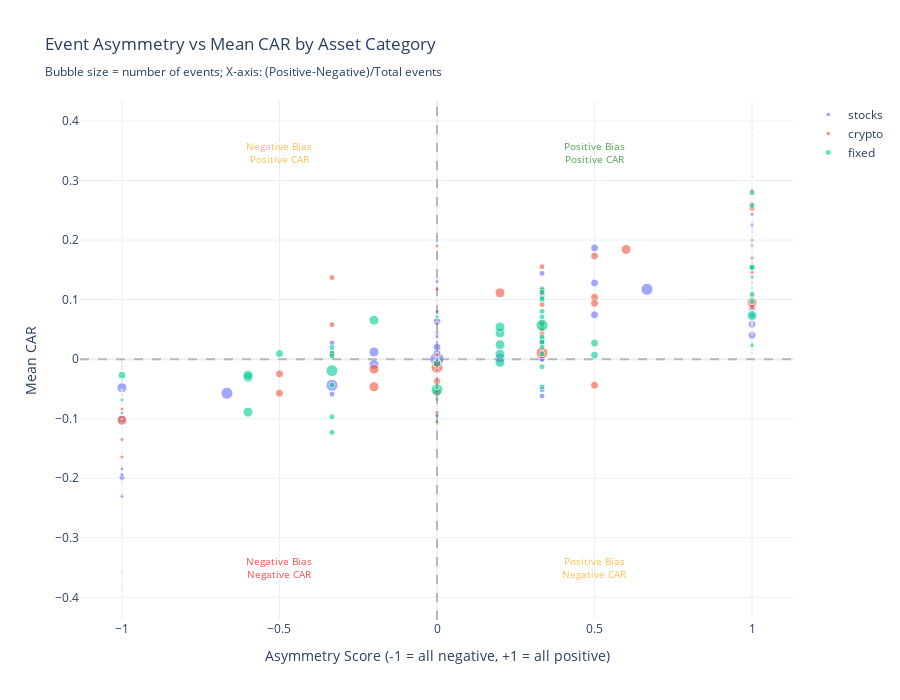

The notebook cell this image was saved under:
### Markdown cell above
## Event Asymmetry Analysis

Analyze whether positive and negative events have symmetric or asymmetric effects.

### Code cell
# Enhanced Event Asymmetry Analysis
print("📊 ASYMMETRIC EVENT RESPONSE ANALYSIS")
print("="*70)

# Calculate asymmetry metrics
event_summary_aug['asymmetry_ratio'] = event_summary_aug['positive_events'] / (event_summary_aug['negative_events'] + 0.001)
event_summary_aug['asymmetry_score'] = (event_summary_aug['positive_events'] - event_summary_aug['negative_events']) / event_summary_aug['total_events']

# Identify strongly asymmetric series
strong_positive_bias = event_summary_aug[event_summary_aug['asymmetry_ratio'] > 2].sort_values('mean_car', ascending=False)
strong_negative_bias = event_summary_aug[event_summary_aug['asymmetry_ratio'] < 0.5].sort_values('mean_car')

print(f"\nAsymmetry Statistics:")
print(f"  Series with strong positive bias (>66% positive events): {len(strong_positive_bias)}")
print(f"  Series with strong negative bias (>66% negative events): {len(strong_negative_bias)}")
print(f"  Balanced series (33-66% positive): {len(event_summary_aug) - len(strong_positive_bias) - len(strong_negative_bias)}")

# Visualize asymmetry
fig = go.Figure()

# Add scatter plot colored by category
for category in event_summary_aug['category'].unique():
    cat_data = event_summary_aug[event_summary_aug['category'] == category]
    fig.add_trace(go.Scatter(
        x=cat_data['asymmetry_score'],
        y=cat_data['mean_car'],
        mode='markers',
        name=category,
        marker=dict(
            size=cat_data['total_events'] * 2,  # Size by number of events
            opacity=0.6,
            line=dict(width=1, color='white')
        ),
        text=cat_data.index,
        hovertemplate='<b>%{text}</b><br>' +
                      'Asymmetry Score: %{x:.2f}<br>' +
                      'Mean CAR: %{y:.4f}<br>' +
                      '<extra></extra>'
    ))

# Add quadrant lines
fig.add_hline(y=0, line_dash="dash", line_color="gray", opacity=0.5)
fig.add_vline(x=0, line_dash="dash", line_color="gray", opacity=0.5)

# Add quadrant annotations
fig.add_annotation(x=0.5, y=event_summary_aug['mean_car'].max() * 0.9,
                  text="Positive Bias<br>Positive CAR", showarrow=False,
                  font=dict(size=10, color="green"), opacity=0.7)
fig.add_annotation(x=-0.5, y=event_summary_aug['mean_car'].max() * 0.9,
                  text="Negative Bias<br>Positive CAR", showarrow=False,
                  font=dict(size=10, color="orange"), opacity=0.7)
fig.add_annotation(x=0.5, y=event_summary_aug['mean_car'].min() * 0.9,
                  text="Positive Bias<br>Negative CAR", showarrow=False,
                  font=dict(size=10, color="orange"), opacity=0.7)
fig.add_annotation(x=-0.5, y=event_summary_aug['mean_car'].min() * 0.9,
                  text="Negative Bias<br>Negative CAR", showarrow=False,
                  font=dict(size=10, color="red"), opacity=0.7)

fig.update_layout(
    title="Event Asymmetry vs Mean CAR by Asset Category<br>" +
          "<sub>Bubble size = number of events; X-axis: (Positive-Negative)/Total events</sub>",
    xaxis_title="Asymmetry Score (-1 = all negative, +1 = all positive)",
    yaxis_title="Mean CAR",
    height=700,
    template='plotly_white',
    hovermode='closest'
)

fig.show()
fig.write_html(FINAL_RESULTS_DIR / "plots" / "event_asymmetry_analysis.html")
try:
    fig.write_image(FINAL_RESULTS_DIR / "plots" / "event_asymmetry_analysis.png", 
                    width=1400, height=900, scale=figure_dpi/100)
    print(f"✓ Saved: Event Asymmetry Analysis (PNG)")
except Exception as e:
    print(f"Note: Could not save PNG (install kaleido if needed): {e}")
print(f"✓ Saved: Event Asymmetry Analysis (HTML)")

# Save asymmetry statistics
asymmetry_stats = event_summary_aug[['total_events', 'positive_events', 'negative_events', 
                                      'asymmetry_ratio', 'asymmetry_score', 'mean_car', 'category']].copy()
asymmetry_stats = asymmetry_stats.sort_values('asymmetry_score', ascending=False)
asymmetry_stats.to_csv(FINAL_RESULTS_DIR / "tables" / "asymmetry_statistics.csv")
print(f"✓ Saved: Asymmetry Statistics Table")

# Show top asymmetric patterns
print("\n📈 Top 10 Positive-Biased Series:")
display(strong_positive_bias[['positive_events', 'negative_events', 'mean_car', 'category']].head(10))

print("\n📉 Top 10 Negative-Biased Series:")
display(strong_negative_bias[['positive_events', 'negative_events', 'mean_car', 'category']].head(10))

### Figure 1 — Plotly figure (JSON) as saved in the notebook; plotly's stock layout.template omitted (floating-point values rounded to 4 significant figures)
{"data": [{"hovertemplate": "<b>%{text}</b><br>Asymmetry Score: %{x:.2f}<br>Mean CAR: %{y:.4f}<br><extra></extra>", "marker": {"line": {"color": "white", "width": 1}, "opacity": 0.6, "size": [14.0, 8.0, 12.0, 8.0, 10.0, 8.0, 12.0, 10.0, 8.0, 10.0, 6.0, 12.0, 8.0, 8.0, 4.0, 6.0, 4.0, 4.0, 6.0, 6.0, 2.0, 8.0, 6.0, 4.0, 2.0, 8.0, 6.0, 4.0, 4.0, 2.0, 8.0, 6.0, 6.0, 2.0, 2.0, 4.0, 4.0, 4.0, 2.0, 2.0, 2.0, 2.0, 10.0, 4.0, 6.0, 8.0, 4.0, 2.0, 6.0, 2.0, 2.0, 2.0, 2.0, 4.0, 2.0, 4.0, 6.0, 2.0, 4.0, 6.0, 6.0, 2.0, 2.0, 4.0, 2.0, 6.0, 2.0, 2.0, 6.0, 2.0, 2.0, 2.0, 2.0, 2.0, 4.0, 2.0, 4.0, 2.0, 2.0, 4.0, 4.0, 2.0, 2.0, 2.0, 2.0, 2.0, 2.0]}, "mode": "markers", "name": "stocks", "text": ["stocks_SP500_cumret_1d", "stocks_SP500_skewness_20d", "stocks_DJI_skewness_20d", "stocks_RUSSELL2000_kurtosis_10d", "stocks_SPY_ETF_cumret_1d", "stocks_SPY_ETF_skewness_20d", "stocks_QQQ_ETF_kurtosis_10d", "stocks_VTI_ETF_cumret_1d", "stocks_VTI_ETF_skewness_20d", "stocks_OIL_kurtosis_5d", "stocks_OIL_cumret_5d", "stocks_OIL_skewness_20d", "stocks_OIL_cumret_20d", "stocks_SP500_kurtosis_10d", "stocks_SP500_cumret_10d", "stocks_SP500_kurtosis_20d", "stocks_SP500_cumret_20d", "stocks_DJI_skewness_10d", "stocks_DJI_kurtosis_10d", "stocks_DJI_kurtosis_20d", "stocks_NASDAQ_cumret_5d", "stocks_NASDAQ_skewness_10d", "stocks_NASDAQ_cumret_10d", "stocks_NASDAQ_cumret_20d", "stocks_RUSSELL2000_kurtosis_5d", "stocks_SPY_ETF_kurtosis_10d", "stocks_SPY_ETF_cumret_10d", "stocks_SPY_ETF_cumret_20d", "stocks_QQQ_ETF_kurtosis_5d", "stocks_QQQ_ETF_cumret_5d", "stocks_QQQ_ETF_skewness_10d", "stocks_QQQ_ETF_cumret_10d", "stocks_QQQ_ETF_skewness_20d", "stocks_QQQ_ETF_cumret_20d", "stocks_IWM_ETF_kurtosis_5d", "stocks_VTI_ETF_cumret_10d", "stocks_VTI_ETF_kurtosis_20d", "stocks_VTI_ETF_cumret_20d", "stocks_DXY_skewness_5d", "stocks_DXY_kurtosis_5d", "stocks_DXY_cumret_5d", "stocks_DXY_skewness_10d", "stocks_DXY_skewness_20d", "stocks_DXY_kurtosis_20d", "stocks_DXY_cumret_20d", "stocks_OIL_kurtosis_20d", "stocks_DJI_cumret_1d", "stocks_DJI_cumret_5d", "stocks_NASDAQ_kurtosis_10d", "stocks_RUSSELL2000_skewness_10d", "stocks_RUSSELL2000_cumret_10d", "stocks_RUSSELL2000_kurtosis_20d", "stocks_IWM_ETF_skewness_10d", "stocks_IWM_ETF_kurtosis_10d", "stocks_IWM_ETF_cumret_10d", "stocks_IWM_ETF_kurtosis_20d", "stocks_VTI_ETF_kurtosis_10d", "stocks_GOLD_cumret_5d", "stocks_GOLD_skewness_10d", "stocks_OIL_skewness_10d", "stocks_OIL_cumret_10d", "stocks_SP500_skewness_10d", "stocks_DJI_cumret_10d", "stocks_NASDAQ_skewness_20d", "stocks_RUSSELL2000_cumret_1d", "stocks_RUSSELL2000_cumret_20d", "stocks_SPY_ETF_skewness_10d", "stocks_IWM_ETF_cumret_1d", "stocks_IWM_ETF_cumret_20d", "stocks_VTI_ETF_skewness_10d", "stocks_DXY_cumret_10d", "stocks_GOLD_skewness_5d", "stocks_GOLD_kurtosis_5d", "stocks_GOLD_kurtosis_10d", "stocks_GOLD_cumret_10d", "stocks_GOLD_skewness_20d", "stocks_GOLD_kurtosis_20d", "stocks_GOLD_cumret_20d", "stocks_RUSSELL2000_cumret_5d", "stocks_RUSSELL2000_skewness_20d", "stocks_IWM_ETF_skewness_20d", "stocks_DJI_kurtosis_5d", "stocks_NASDAQ_cumret_1d", "stocks_NASDAQ_kurtosis_20d", "stocks_SPY_ETF_kurtosis_20d", "stocks_QQQ_ETF_kurtosis_20d", "stocks_OIL_skewness_5d"], "type": "scatter", "x": [0.0, 0.0, -0.3333, 1.0, -0.2, 0.0, 0.6667, 0.2, 0.0, -1.0, 0.3333, -0.6667, 0.5, 1.0, 0.0, 0.3333, 1.0, 1.0, -0.3333, -0.3333, 1.0, 0.5, 0.3333, 1.0, 1.0, 0.5, -0.3333, 1.0, 0.0, 1.0, 1.0, 0.3333, 0.3333, 1.0, 1.0, 0.0, 0.0, 1.0, 1.0, 1.0, -1.0, 1.0, -0.2, 0.0, 1.0, -1.0, 0.0, 1.0, 0.3333, 1.0, 1.0, -1.0, 1.0, 0.0, 1.0, -1.0, 0.3333, -1.0, 0.0, -1.0, 0.3333, 1.0, 1.0, 0.0, -1.0, 0.3333, 1.0, -1.0, 0.3333, 1.0, 1.0, 1.0, 1.0, -1.0, 1.0, 1.0, 0.0, 1.0, 1.0, -1.0, -1.0, 1.0, 1.0, -1.0, -1.0, -1.0, -1.0], "y": [0.0, 0.01996, -0.04398, 0.04003, -0.008876, 0.009419, 0.1173, 0.001586, 0.06299, -0.04789, 2.85e-05, -0.05733, 0.1868, 0.05868, 0.07875, 0.144, 0.2236, 0.1905, 0.02704, 0.01182, 0.1769, 0.07454, -0.05134, 0.1119, 0.1351, 0.128, -0.05881, 0.2258, 0.002843, 0.1381, 0.08595, -0.06201, 0.1086, 0.1197, 0.06345, 0.1302, 0.04428, 0.2433, 0.2051, 0.05814, -0.001786, 0.3068, 0.0119, 0.04058, 0.1564, -0.1003, -0.09589, 0.2289, 0.1059, 0.2136, 0.1295, -0.2933, 0.2237, 0.03728, 0.1422, -0.2305, 0.03555, -0.02911, 0.06063, -0.1986, -0.0001253, 0.2225, 0.05667, 0.08021, -0.01252, 0.118, 0.2181, -0.03571, 0.1065, 0.2168, 0.04274, 0.1895, 0.1437, -0.0003255, 0.1019, 0.1551, -0.09413, 0.1604, 0.0108, -0.1939, -0.1844, 0.1268, 0.04143, -0.05149, -0.1362, -0.03973, -0.01667]}, {"hovertemplate": "<b>%{text}</b><br>Asymmetry Score: %{x:.2f}<br>Mean CAR: %{y:.4f}<br><extra></extra>", "marker": {"line": {"color": "white", "width": 1}, "opacity": 0.6, "size": [12.0, 8.0, 8.0, 6.0, 10.0, 10.0, 10.0, 10.0, 6.0, 12.0, 8.0, 8.0, 10.0, 6.0, 4.0, 6.0, 4.0, 8.0, 2.0, 4.0, 2.0, 6.0, 6.0, 4.0, 4.0, 6.0, 2.0, 4.0, 6.0, 4.0, 8.0, 6.0, 2.0, 6.0, 4.0, 4.0, 6.0, 10.0, 2.0, 4.0, 8.0, 6.0, 4.0, 8.0, 6.0, 4.0, 4.0, 4.0, 2.0, 4.0, 4.0, 4.0, 4.0, 2.0, 8.0, 2.0, 2.0, 2.0, 4.0, 6.0, 4.0, 2.0, 2.0, 2.0, 2.0, 2.0, 4.0, 2.0, 4.0, 4.0, 4.0, 2.0, 6.0, 2.0, 4.0, 2.0, 2.0, 4.0, 4.0, 2.0, 2.0, 2.0, 2.0, 2.0, 2.0, 2.0]}, "mode": "markers", "name": "crypto", "text": ["crypto_BTC_kurtosis_20d", "crypto_ETH_kurtosis_20d", "crypto_BNB_kurtosis_5d", "crypto_BNB_cumret_10d", "crypto_BNB_kurtosis_20d", "crypto_XRP_skewness_10d", "crypto_XRP_skewness_20d", "crypto_XRP_kurtosis_20d", "crypto_ADA_cumret_1d", "crypto_ADA_kurtosis_20d", "crypto_SOL_cumret_20d", "crypto_DOGE_kurtosis_5d", "crypto_DOGE_kurtosis_20d", "crypto_AVAX_cumret_10d", "crypto_BTC_skewness_5d", "crypto_BTC_kurtosis_5d", "crypto_BTC_kurtosis_10d", "crypto_BTC_skewness_20d", "crypto_ETH_skewness_5d", "crypto_ETH_kurtosis_5d", "crypto_ETH_cumret_5d", "crypto_ETH_skewness_10d", "crypto_ETH_cumret_10d", "crypto_ETH_skewness_20d", "crypto_ETH_cumret_20d", "crypto_XRP_kurtosis_5d", "crypto_ADA_kurtosis_5d", "crypto_ADA_skewness_10d", "crypto_ADA_kurtosis_10d", "crypto_ADA_cumret_10d", "crypto_ADA_skewness_20d", "crypto_ADA_cumret_20d", "crypto_SOL_skewness_10d", "crypto_SOL_kurtosis_10d", "crypto_SOL_cumret_10d", "crypto_DOGE_skewness_10d", "crypto_DOGE_kurtosis_10d", "crypto_DOGE_skewness_20d", "crypto_DOGE_cumret_20d", "crypto_MATIC_skewness_10d", "crypto_MATIC_skewness_20d", "crypto_MATIC_kurtosis_20d", "crypto_DOT_cumret_5d", "crypto_DOT_skewness_20d", "crypto_DOT_kurtosis_20d", "crypto_DOT_cumret_20d", "crypto_BTC_skewness_10d", "crypto_BTC_cumret_10d", "crypto_BNB_cumret_1d", "crypto_BNB_skewness_10d", "crypto_BNB_kurtosis_10d", "crypto_XRP_kurtosis_10d", "crypto_XRP_cumret_10d", "crypto_SOL_skewness_20d", "crypto_SOL_kurtosis_20d", "crypto_DOT_kurtosis_10d", "crypto_DOT_cumret_10d", "crypto_AVAX_cumret_1d", "crypto_AVAX_skewness_5d", "crypto_AVAX_skewness_20d", "crypto_XRP_cumret_5d", "crypto_XRP_cumret_20d", "crypto_SOL_cumret_1d", "crypto_SOL_cumret_5d", "crypto_DOGE_cumret_5d", "crypto_DOGE_cumret_10d", "crypto_MATIC_cumret_5d", "crypto_MATIC_cumret_10d", "crypto_MATIC_cumret_20d", "crypto_AVAX_kurtosis_5d", "crypto_AVAX_cumret_5d", "crypto_AVAX_skewness_10d", "crypto_AVAX_kurtosis_10d", "crypto_BTC_cumret_5d", "crypto_BTC_cumret_20d", "crypto_DOGE_skewness_5d", "crypto_MATIC_skewness_5d", "crypto_MATIC_kurtosis_5d", "crypto_AVAX_kurtosis_20d", "crypto_AVAX_cumret_20d", "crypto_ETH_kurtosis_10d", "crypto_BNB_skewness_5d", "crypto_BNB_cumret_5d", "crypto_XRP_skewness_5d", "crypto_MATIC_kurtosis_10d", "crypto_DOT_kurtosis_5d"], "type": "scatter", "x": [0.3333, 0.5, 0.5, 1.0, 1.0, 0.2, -1.0, 0.6, -0.3333, 0.0, 0.5, 0.5, -0.2, -0.3333, 0.0, 0.3333, 0.0, 0.0, 1.0, 1.0, 1.0, 0.3333, 0.3333, 0.0, 0.0, 0.3333, 1.0, 1.0, 1.0, 1.0, 0.0, 0.3333, 1.0, 0.3333, 1.0, 1.0, 0.3333, -0.2, -1.0, 0.0, -0.5, -0.3333, 0.0, 0.0, 0.3333, 0.0, -1.0, 0.0, -1.0, 1.0, 1.0, 0.0, 1.0, -1.0, -0.5, 1.0, -1.0, 1.0, -1.0, -0.3333, 0.0, 1.0, 1.0, 1.0, 1.0, 1.0, 0.0, 1.0, 0.0, 0.0, 0.0, 1.0, 0.3333, -1.0, 0.0, -1.0, -1.0, 0.0, -1.0, -1.0, 1.0, -1.0, 1.0, -1.0, -1.0, 1.0], "y": [0.01045, 0.1038, 0.09373, 0.253, 0.09507, 0.1113, -0.1027, 0.1841, 0.1369, -0.01376, -0.04393, 0.1732, -0.0168, 0.05787, -0.01842, 0.0312, -0.05352, -0.007103, 0.1418, 0.0844, 0.1064, 0.06187, 0.09175, -0.05422, -0.04784, 0.1552, 0.1871, 0.2815, 0.08834, 0.1457, -0.03719, 0.02767, 0.1548, 0.111, 0.2836, 0.1707, 0.04378, -0.04641, -0.02282, 0.1177, -0.05729, 0.006744, 0.1901, -0.05609, 0.1131, 0.00821, -0.08394, 0.007019, -0.006953, 0.1697, 0.2611, -0.04097, 0.1994, -0.2073, -0.02475, 0.07606, -0.0577, 0.1638, -0.1351, 0.009327, 0.1171, 0.3865, 0.07103, 0.3766, 0.1286, 0.0978, -0.08928, 0.1349, 0.05919, -0.1072, -0.04676, 0.2482, 0.05047, -0.3894, -0.03656, -0.1795, -0.3564, -0.1074, -0.1644, -0.2268, 0.05827, -0.05311, 0.0008259, -0.09242, -0.003922, 0.09401]}, {"hovertemplate": "<b>%{text}</b><br>Asymmetry Score: %{x:.2f}<br>Mean CAR: %{y:.4f}<br><extra></extra>", "marker": {"line": {"color": "white", "width": 1}, "opacity": 0.6, "size": [6.0, 6.0, 4.0, 10.0, 6.0, 8.0, 6.0, 6.0, 12.0, 8.0, 6.0, 6.0, 4.0, 8.0, 6.0, 6.0, 6.0, 6.0, 10.0, 8.0, 10.0, 10.0, 12.0, 10.0, 8.0, 10.0, 10.0, 6.0, 6.0, 6.0, 4.0, 10.0, 6.0, 12.0, 10.0, 6.0, 10.0, 6.0, 2.0, 6.0, 2.0, 4.0, 6.0, 2.0, 2.0, 2.0, 4.0, 4.0, 2.0, 6.0, 2.0, 2.0, 2.0, 4.0, 4.0, 6.0, 6.0, 6.0, 6.0, 4.0, 4.0, 6.0, 2.0, 6.0, 2.0, 2.0, 6.0, 6.0]}, "mode": "markers", "name": "fixed", "text": ["fixed_income_Treasury_10Y_Yield_skewness_5d", "fixed_income_Treasury_10Y_Yield_kurtosis_5d", "fixed_income_Treasury_10Y_Yield_cumret_5d", "fixed_income_Treasury_10Y_Yield_skewness_20d", "fixed_income_Treasury_10Y_Yield_kurtosis_20d", "fixed_income_Treasury_10Y_Yield_cumret_20d", "fixed_income_Treasury_5Y_Yield_skewness_5d", "fixed_income_Treasury_5Y_Yield_kurtosis_5d", "fixed_income_Treasury_5Y_Yield_skewness_20d", "fixed_income_Treasury_5Y_Yield_kurtosis_20d", "fixed_income_Treasury_30Y_Yield_skewness_5d", "fixed_income_Treasury_30Y_Yield_kurtosis_5d", "fixed_income_Treasury_30Y_Yield_cumret_5d", "fixed_income_Treasury_30Y_Yield_skewness_20d", "fixed_income_Treasury_30Y_Yield_kurtosis_20d", "fixed_income_Treasury_Bond_ETF_skewness_5d", "fixed_income_Treasury_Bond_ETF_kurtosis_5d", "fixed_income_Treasury_Bond_ETF_cumret_5d", "fixed_income_Treasury_Bond_ETF_skewness_20d", "fixed_income_Treasury_Bond_ETF_kurtosis_20d", "fixed_income_Treasury_7_10Y_ETF_skewness_5d", "fixed_income_Treasury_7_10Y_ETF_kurtosis_5d", "fixed_income_Treasury_7_10Y_ETF_cumret_5d", "fixed_income_Treasury_7_10Y_ETF_skewness_20d", "fixed_income_Treasury_7_10Y_ETF_kurtosis_20d", "fixed_income_Treasury_7_10Y_ETF_cumret_20d", "fixed_income_Treasury_1_3Y_ETF_skewness_20d", "fixed_income_Investment_Grade_Bonds_skewness_5d", "fixed_income_Investment_Grade_Bonds_kurtosis_5d", "fixed_income_Investment_Grade_Bonds_cumret_5d", "fixed_income_Investment_Grade_Bonds_skewness_10d", "fixed_income_Investment_Grade_Bonds_kurtosis_10d", "fixed_income_Investment_Grade_Bonds_cumret_10d", "fixed_income_Investment_Grade_Bonds_skewness_20d", "fixed_income_Investment_Grade_Bonds_kurtosis_20d", "fixed_income_High_Yield_Bonds_cumret_5d", "fixed_income_High_Yield_Bonds_kurtosis_20d", "fixed_income_Treasury_Bond_ETF_skewness_10d", "fixed_income_Treasury_7_10Y_ETF_cumret_1d", "fixed_income_Treasury_1_3Y_ETF_kurtosis_5d", "fixed_income_High_Yield_Bonds_skewness_10d", "fixed_income_High_Yield_Bonds_kurtosis_10d", "fixed_income_Treasury_10Y_Yield_skewness_10d", "fixed_income_Treasury_10Y_Yield_kurtosis_10d", "fixed_income_Treasury_10Y_Yield_cumret_10d", "fixed_income_Treasury_5Y_Yield_cumret_1d", "fixed_income_Treasury_5Y_Yield_cumret_5d", "fixed_income_Treasury_5Y_Yield_kurtosis_10d", "fixed_income_Treasury_5Y_Yield_cumret_10d", "fixed_income_Treasury_5Y_Yield_cumret_20d", "fixed_income_Treasury_30Y_Yield_kurtosis_10d", "fixed_income_Treasury_Bond_ETF_cumret_10d", "fixed_income_Treasury_7_10Y_ETF_skewness_10d", "fixed_income_Treasury_7_10Y_ETF_kurtosis_10d", "fixed_income_Treasury_7_10Y_ETF_cumret_10d", "fixed_income_Treasury_1_3Y_ETF_skewness_5d", "fixed_income_Treasury_1_3Y_ETF_cumret_5d", "fixed_income_Treasury_1_3Y_ETF_kurtosis_10d", "fixed_income_Treasury_1_3Y_ETF_cumret_10d", "fixed_income_Treasury_1_3Y_ETF_kurtosis_20d", "fixed_income_Treasury_1_3Y_ETF_cumret_20d", "fixed_income_Investment_Grade_Bonds_cumret_20d", "fixed_income_Treasury_30Y_Yield_cumret_20d", "fixed_income_Treasury_Bond_ETF_cumret_20d", "fixed_income_High_Yield_Bonds_skewness_5d", "fixed_income_High_Yield_Bonds_kurtosis_5d", "fixed_income_High_Yield_Bonds_skewness_20d", "fixed_income_High_Yield_Bonds_cumret_20d"], "type": "scatter", "x": [1.0, 0.3333, 1.0, 0.2, 1.0, -0.5, 1.0, 0.3333, 0.0, 0.5, 0.3333, 0.3333, 1.0, 0.5, 0.3333, 0.3333, 0.3333, 0.3333, 0.2, 0.0, 0.2, 0.2, -0.3333, 0.2, -1.0, -0.6, -0.6, 1.0, 1.0, 1.0, 1.0, -0.6, 0.3333, 0.3333, -0.2, 1.0, 1.0, 0.3333, 1.0, 0.3333, 1.0, 0.0, -0.3333, -1.0, -1.0, -1.0, -1.0, -1.0, 1.0, -0.3333, -1.0, -1.0, 1.0, 0.0, 0.0, 0.3333, 0.3333, -0.3333, -0.3333, 0.0, 0.0, -0.3333, 1.0, -0.3333, 1.0, 1.0, 0.3333, 0.3333], "y": [0.1541, 0.05868, 0.02462, -0.005434, 0.1536, 0.009254, 0.07362, -0.04659, -0.05134, 0.006695, 0.03344, 0.03745, 0.1381, 0.02701, 0.08009, 0.008978, 0.1031, 0.1167, 0.008308, -0.007083, 0.02429, 0.0439, -0.01939, 0.05403, -0.02705, -0.03046, -0.02713, 0.1084, 0.09643, 0.2792, 0.02226, -0.08902, 0.1004, 0.05682, 0.0654, 0.2581, 0.07303, 0.02922, 0.1178, 0.02815, 0.171, 0.07105, 0.009879, -0.03463, -0.03427, -0.1008, -0.09048, -0.06864, 0.0336, 0.01948, -0.06074, -0.05888, 0.1129, -0.1051, -0.001399, 0.1119, -0.01281, -0.0436, 0.005083, -0.06791, -0.04779, -0.09681, 0.0629, -0.123, 0.1973, 0.1866, 0.02016, 0.07064]}], "layout": {"annotations": [{"font": {"color": "green", "size": 10}, "opacity": 0.7, "showarrow": false, "text": "Positive Bias<br>Positive CAR", "x": 0.5, "y": 0.3478}, {"font": {"color": "orange", "size": 10}, "opacity": 0.7, "showarrow": false, "text": "Negative Bias<br>Positive CAR", "x": -0.5, "y": 0.3478}, {"font": {"color": "orange", "size": 10}, "opacity": 0.7, "showarrow": false, "text": "Positive Bias<br>Negative CAR", "x": 0.5, "y": -0.3504}, {"font": {"color": "red", "size": 10}, "opacity": 0.7, "showarrow": false, "text": "Negative Bias<br>Negative CAR", "x": -0.5, "y": -0.3504}], "height": 700, "hovermode": "closest", "shapes": [{"line": {"color": "gray", "dash": "dash"}, "opacity": 0.5, "type": "line", "x0": 0, "x1": 1, "xref": "x domain", "y0": 0, "y1": 0, "yref": "y"}, {"line": {"color": "gray", "dash": "dash"}, "opacity": 0.5, "type": "line", "x0": 0, "x1": 0, "xref": "x", "y0": 0, "y1": 1, "yref": "y domain"}], "title": {"text": "Event Asymmetry vs Mean CAR by Asset Category<br><sub>Bubble size = number of events; X-axis: (Positive-Negative)/Total events</sub>"}, "xaxis": {"title": {"text": "Asymmetry Score (-1 = all negative, +1 = all positive)"}}, "yaxis": {"title": {"text": "Mean CAR"}}}}
